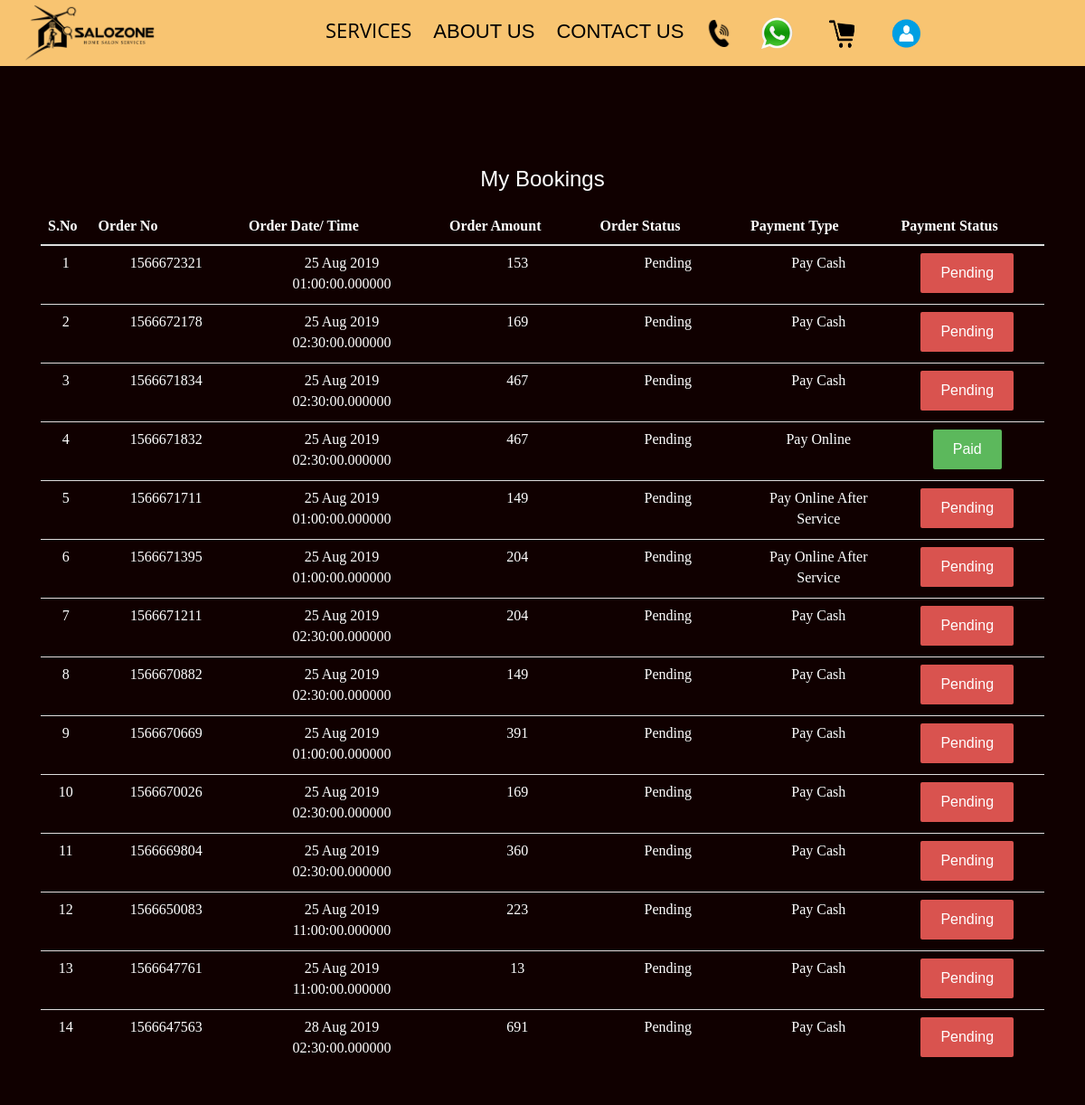
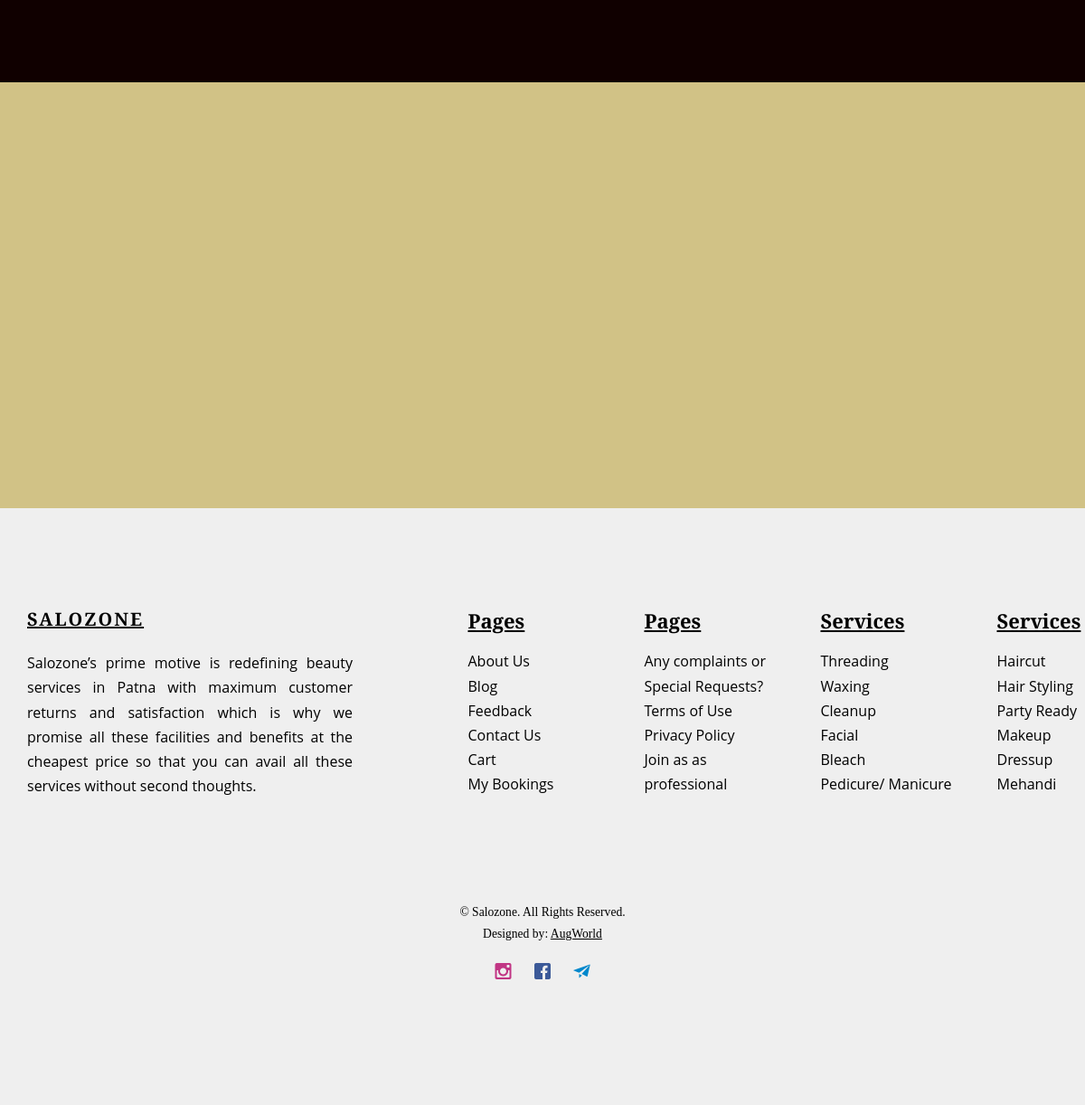
Page /mybookings.php (signed in) on the committed database (2 pictures, top to bottom).
### tables this page shows
CREATE TABLE `order_items` (
  `id` int(5) NOT NULL,
  `user_id` int(11) NOT NULL,
  `order_id` int(10) NOT NULL,
  `order_date` date NOT NULL,
  `order_time` time(6) NOT NULL,
  `gross_amt` int(10) NOT NULL,
  `order_status` int(10) NOT NULL,
  `payment_type` int(10) NOT NULL,
  `payment_status` int(10) NOT NULL,
  `order_item` varchar(20) NOT NULL,
  `order_amt` varchar(10) NOT NULL,
  `order_qty` varchar(10) NOT NULL,
  `tot_qty` varchar(10) NOT NULL,
  `order_tot_amt` varchar(10) NOT NULL,
  `delivery_amt` varchar(10) NOT NULL,
  `coupon_id` varchar(20) NOT NULL,
  `coupon_amt` int(10) NOT NULL,
  `datetime` datetime(6) NOT NULL
);

### mybookings.php (the view, shortened to what this page needs)
<?php
include('header.php');
?>
<link rel="stylesheet" href="css/qaModalChunk-0c3d9f415163febe1e74.css">
	<div id="fh5co-contact">
		<div class="container">
			<div class="row">
				<div class="col-md-12 animate-box">
					<h3 class="text-center">My Bookings</h3>
					<div class="col-md-12">
					<div class="table-responsive">
						<table class="table">
							<thead>
								<tr>
									<th width="5%">S.No</th>
									<th width="15%">Order No</th>
									<th width="20%">Order Date/ Time</th>
									<th width="15%">Order Amount</th>
									<th width="15%">Order Status</th>
									<th width="15%">Payment Type</th>
									<th width="15%">Payment Status</th>
								</tr>
							</thead>
							<tbody>
							<?php $i = 1;
							$order = mysqli_query($con, "SELECT * FROM `order_items` WHERE `user_id` = '".$_COOKIE['username']."' ORDER BY `id` DESC");
							while($order1 = mysqli_fetch_array($order)) {
							?>
								<tr>
									<td class="rowcenter"><?php echo $i; ?></td>
									<td class="rowcenter"><?php echo $order1['order_id']; ?></td>
									<td class="rowcenter"><?php echo date("d M Y",strtotime( $order1['order_date'])); ?><br><?php echo $order1['order_time']; ?></td>
									<td class="rowcenter"><?php echo $order1['gross_amt']; ?></td>
									<td class="rowcenter"><?php if($order1['order_status'] == 1) { echo "Done"; } elseif($order1['order_status'] == 2) { echo "Canceled"; } else { echo "Pending"; } ?></td>
									<td class="rowcenter"><?php if($order1['payment_type'] == 1) { echo "Pay Online After Service"; } elseif($order1['payment_type'] == 2) { echo "Pay Cash"; } elseif($order1['payment_type'] == 3) { echo "Pay Online"; } ?></td>
									<td class="rowcenter">
										<?php
										if($order1['payment_status'] == 0) {
											$ps = "Pending";
											$psc = 'danger';
											$psh = 'payment_later.php?id='.$order1['id'].'&order='.$order1['order_id'];
										} elseif($order1['payment_status'] == 1) {
											$ps = "Paid";
											$psc = "success";
											$psh = '#';
										}
										?>
										<a href="<?php echo $psh; ?>" title="<?php echo $ps; ?>" class="btn btn-<?php echo $psc; ?> btn-sm"><?php echo $ps; ?></a>
									</td>
								</tr>
							<?php $i++; } ?>
							</tbody>
						</table>
						</div>
					</div>
				</div>
			</div>
		</div>
	</div>
<?php
include('footer.php'); ?>

### css/style.css (style rules this page uses)
body { font-family: "Playfair Display", serif; font-weight: 400; font-size: 16px; line-height: 1.7; color: white; background: #100000; }
h1, h2, h3, h4, h5, h6, figure { color: white; font-family: "Montserrat", Arial, sans-serif; font-weight: 400; margin: 0 0 20px 0; }
#fh5co-services, #fh5co-started, #fh5co-testimonial, #fh5co-started, #fh5co-product, #fh5co-about, #fh5co-contact, #fh5co-footer { padding: 7em 0; clear: both; }
.btn { margin-right: 4px; margin-bottom: 4px; font-family: "Montserrat", Arial, sans-serif; font-size: 16px; font-weight: 400; -webkit-border-radius: 2px; -moz-border-radius: 2px; -ms-border-radius: 2px; border-radius: 2px; -webkit-transition: 0.5s; -o-transition: 0.5s; transition: 0.5s; padding: 8px 20px; }
.btn-success { background: #5cb85c; color: #fff; border: 2px solid #5cb85c; }
.btn-danger { background: #d9534f; color: #fff; border: 2px solid #d9534f; }
.js .animate-box { opacity: 0; }

### mybookings.php (style rules this page uses)
.rowcenter { vertical-align:middle; text-align:center; }

### rows in the picture
order_items: order_id "1566672321", order_date "25 Aug 2019", order_time "01:00:00.000000", gross_amt "153", order_status "Pending", payment_type "Pay Cash", payment_status "Pending"
order_items: order_id "1566672178", order_date "25 Aug 2019", order_time "02:30:00.000000", gross_amt "169", order_status "Pending", payment_type "Pay Cash", payment_status "Pending"
order_items: order_id "1566671834", order_date "25 Aug 2019", order_time "02:30:00.000000", gross_amt "467", order_status "Pending", payment_type "Pay Cash", payment_status "Pending"
order_items: order_id "1566671832", order_date "25 Aug 2019", order_time "02:30:00.000000", gross_amt "467", order_status "Pending", payment_type "Pay Online", payment_status "Paid"
order_items: order_id "1566671711", order_date "25 Aug 2019", order_time "01:00:00.000000", gross_amt "149", order_status "Pending", payment_type "Pay Online After Service", payment_status "Pending"
order_items: order_id "1566671395", order_date "25 Aug 2019", order_time "01:00:00.000000", gross_amt "204", order_status "Pending", payment_type "Pay Online After Service", payment_status "Pending"
order_items: order_id "1566671211", order_date "25 Aug 2019", order_time "02:30:00.000000", gross_amt "204", order_status "Pending", payment_type "Pay Cash", payment_status "Pending"
order_items: order_id "1566670882", order_date "25 Aug 2019", order_time "02:30:00.000000", gross_amt "149", order_status "Pending", payment_type "Pay Cash", payment_status "Pending"
order_items: order_id "1566670669", order_date "25 Aug 2019", order_time "01:00:00.000000", gross_amt "391", order_status "Pending", payment_type "Pay Cash", payment_status "Pending"
order_items: order_id "1566670026", order_date "25 Aug 2019", order_time "02:30:00.000000", gross_amt "169", order_status "Pending", payment_type "Pay Cash", payment_status "Pending"
order_items: order_id "1566669804", order_date "25 Aug 2019", order_time "02:30:00.000000", gross_amt "360", order_status "Pending", payment_type "Pay Cash", payment_status "Pending"
order_items: order_id "1566650083", order_date "25 Aug 2019", order_time "11:00:00.000000", gross_amt "223", order_status "Pending", payment_type "Pay Cash", payment_status "Pending"
order_items: order_id "1566647761", order_date "25 Aug 2019", order_time "11:00:00.000000", gross_amt "13", order_status "Pending", payment_type "Pay Cash", payment_status "Pending"
order_items: order_id "1566647563", order_date "28 Aug 2019", order_time "02:30:00.000000", gross_amt "691", order_status "Pending", payment_type "Pay Cash", payment_status "Pending"
